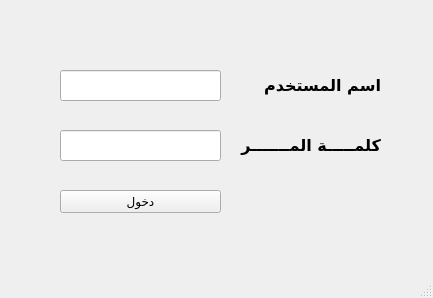
<?xml version="1.0" encoding="UTF-8"?>
<ui version="4.0">
 <class>MainWindow</class>
 <widget class="QMainWindow" name="MainWindow">
  <property name="geometry">
   <rect>
    <x>0</x>
    <y>0</y>
    <width>433</width>
    <height>298</height>
   </rect>
  </property>
  <property name="windowTitle">
   <string>MainWindow</string>
  </property>
  <widget class="QWidget" name="centralwidget">
   <widget class="QLabel" name="label">
    <property name="geometry">
     <rect>
      <x>230</x>
      <y>70</y>
      <width>151</width>
      <height>31</height>
     </rect>
    </property>
    <property name="font">
     <font>
      <family>GE SS Two Bold</family>
      <pointsize>12</pointsize>
      <weight>75</weight>
      <bold>true</bold>
     </font>
    </property>
    <property name="layoutDirection">
     <enum>Qt::RightToLeft</enum>
    </property>
    <property name="text">
     <string>اسم المستخدم</string>
    </property>
    <property name="textFormat">
     <enum>Qt::AutoText</enum>
    </property>
   </widget>
   <widget class="QLabel" name="label_2">
    <property name="geometry">
     <rect>
      <x>240</x>
      <y>130</y>
      <width>141</width>
      <height>31</height>
     </rect>
    </property>
    <property name="font">
     <font>
      <family>GE SS Two Bold</family>
      <pointsize>12</pointsize>
      <weight>75</weight>
      <bold>true</bold>
     </font>
    </property>
    <property name="layoutDirection">
     <enum>Qt::RightToLeft</enum>
    </property>
    <property name="text">
     <string>كلمـــــة المـــــــرور</string>
    </property>
    <property name="textFormat">
     <enum>Qt::AutoText</enum>
    </property>
   </widget>
   <widget class="QLineEdit" name="lineEdit">
    <property name="geometry">
     <rect>
      <x>60</x>
      <y>70</y>
      <width>161</width>
      <height>31</height>
     </rect>
    </property>
   </widget>
   <widget class="QLineEdit" name="lineEdit_2">
    <property name="geometry">
     <rect>
      <x>60</x>
      <y>130</y>
      <width>161</width>
      <height>31</height>
     </rect>
    </property>
   </widget>
   <widget class="QPushButton" name="pushButton">
    <property name="geometry">
     <rect>
      <x>60</x>
      <y>190</y>
      <width>161</width>
      <height>23</height>
     </rect>
    </property>
    <property name="font">
     <font>
      <family>GE SS Two Medium</family>
     </font>
    </property>
    <property name="text">
     <string>دخول</string>
    </property>
   </widget>
  </widget>
  <widget class="QMenuBar" name="menubar">
   <property name="geometry">
    <rect>
     <x>0</x>
     <y>0</y>
     <width>433</width>
     <height>21</height>
    </rect>
   </property>
  </widget>
  <widget class="QStatusBar" name="statusbar"/>
 </widget>
 <resources/>
 <connections/>
</ui>
